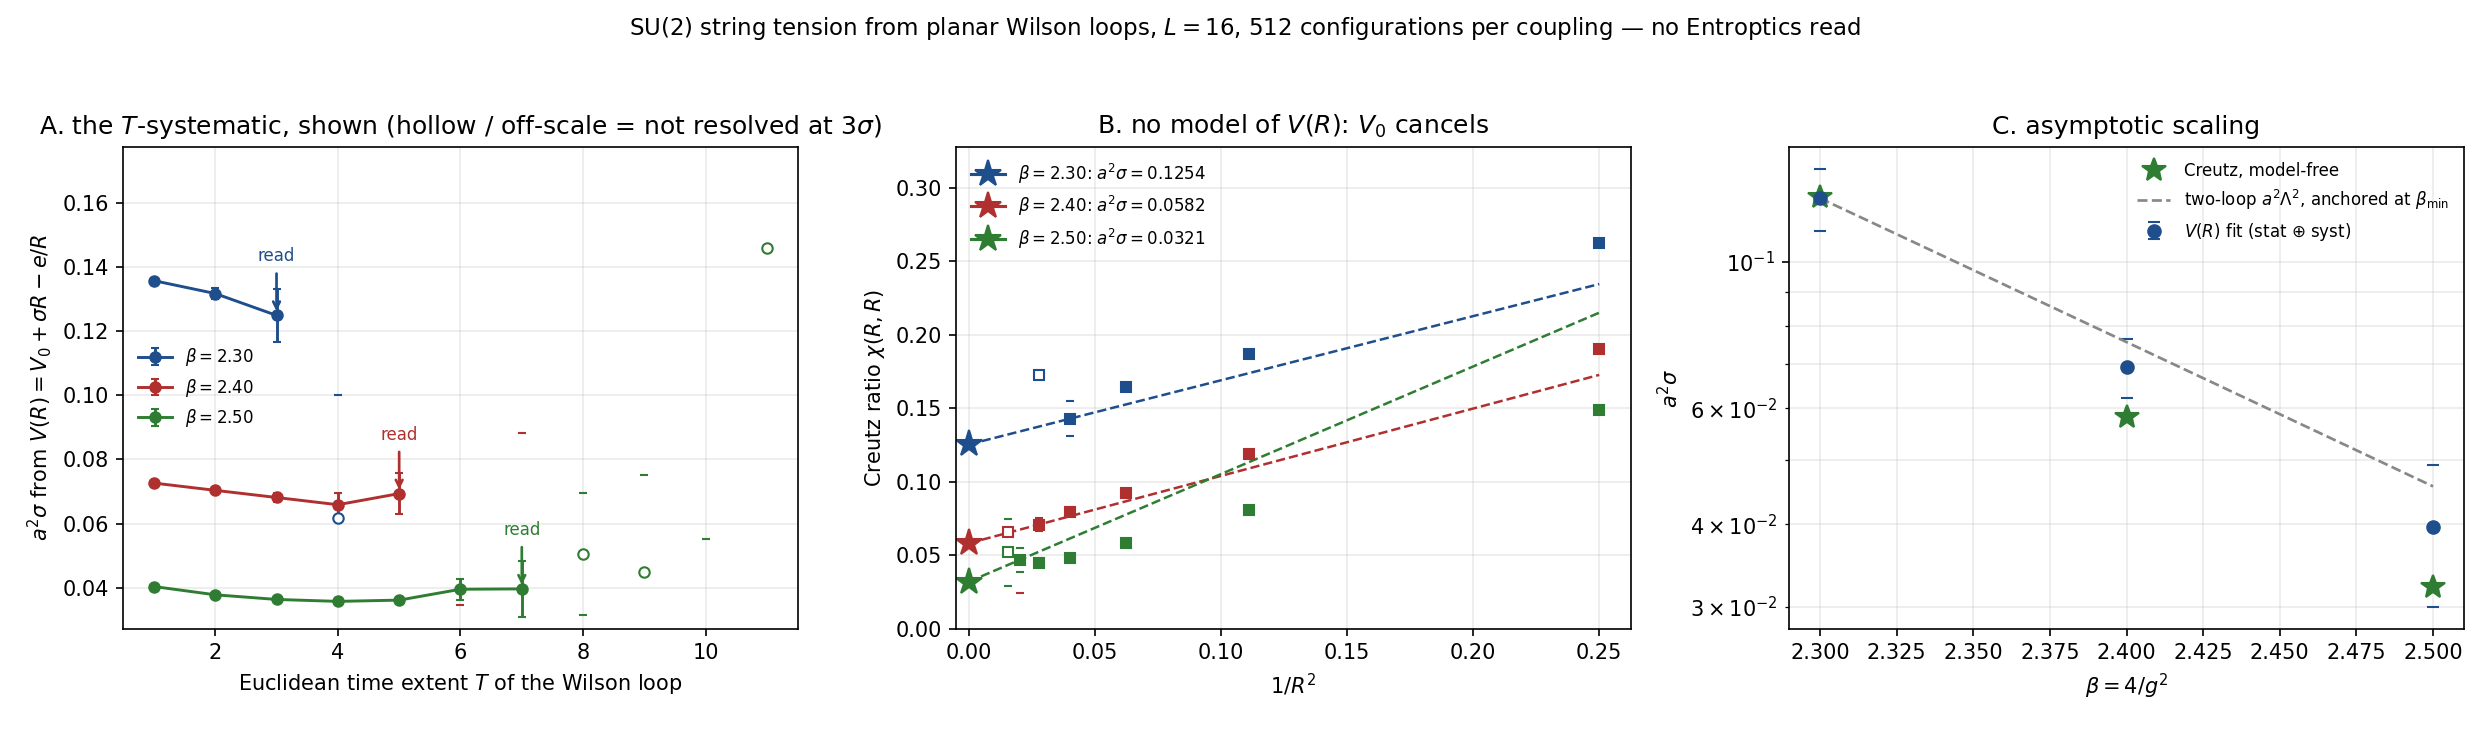

Write Python code to recreate this figure.
"""8.8 — the string tension by standard observables, drawn from the committed tables.

Three panels, because the tension is three claims, not one number:

  A  sigma(T) from the static potential. The T-dependence IS the excited-state systematic and is
     shown, not hidden: filled markers are the T resolved at 3 sigma, open markers the T where the
     Wilson-loop signal is exhausted, and the arrow marks the T the value is read at.
  B  The Creutz ratios chi(R,R) against 1/R^2 -- the route with NO model of V(R), since the static
     self-energy V0 cancels identically in the double difference. The dashed line is the
     one-parameter extrapolation chi = sigma + c/R^2; its intercept is an independent estimate of
     the same sigma, and it agrees with A.
  C  a^2 sigma against beta, with the two-loop lattice beta-function anchored at the lowest measured
     coupling -- a parameter-free SHAPE prediction that a physical tension must fall along.

Reads 8_8_dat_string_tension.csv and 8_8_dat_string_tension_curves.csv. Writes 8_8_fig_string_tension.png.
"""
import csv
import math
import os
import sys
sys.path.insert(0, os.path.normpath(os.path.join(os.path.dirname(os.path.abspath(__file__)), "..", "code")))
from lattice_scales import a_lambda   # one implementation of the two-loop a*Lambda_lat

import matplotlib
matplotlib.use("Agg")
import matplotlib.pyplot as plt

_HERE = os.path.dirname(os.path.abspath(__file__))
SUM = os.path.join(_HERE, "8_8_dat_string_tension.csv")
CUR = os.path.join(_HERE, "8_8_dat_string_tension_curves.csv")
OUT = os.path.join(_HERE, "8_8_fig_string_tension.png")
PALETTE = ["#1f4e8c", "#b03030", "#2e7d32", "#8c6d1f"]


def _rows(path):
    if not os.path.exists(path):
        raise SystemExit(f"{os.path.basename(path)} is missing -- run its owner first; this script "
                         f"draws committed data and measures nothing")
    with open(path, newline="") as fh:
        return list(csv.DictReader(fh))


def _f(v):
    return float(v) if v not in ("", None) else float("nan")




def main():
    summ, cur = _rows(SUM), _rows(CUR)
    betas = sorted({float(r["beta"]) for r in summ})
    colors = {b: PALETTE[i % len(PALETTE)] for i, b in enumerate(betas)}
    fig, (axA, axB, axC) = plt.subplots(1, 3, figsize=(16.6, 4.9))

    # ---- A: sigma(T), the excited-state systematic ----------------------------------------------
    keep = []
    for b in betas:
        pts = sorted((r for r in cur if r["kind"] == "sigma_T" and float(r["beta"]) == b),
                     key=lambda r: int(r["x"]))
        xs = [int(r["x"]) for r in pts]
        ys = [_f(r["value"]) for r in pts]
        es = [_f(r["err"]) for r in pts]
        use = [r["used"] == "1" for r in pts]
        c = colors[b]
        axA.errorbar([x for x, u in zip(xs, use) if u], [y for y, u in zip(ys, use) if u],
                     yerr=[e for e, u in zip(es, use) if u], marker="o", ms=5, lw=1.4,
                     color=c, capsize=2, label=rf"$\beta={b:.2f}$")
        axA.errorbar([x for x, u in zip(xs, use) if not u], [y for y, u in zip(ys, use) if not u],
                     yerr=[e for e, u in zip(es, use) if not u], marker="o", ms=5, lw=0,
                     mfc="white", color=c, capsize=2)
        row = next(r for r in summ if float(r["beta"]) == b)
        y0 = _f(row["a2sigma_potential"])
        axA.annotate("read", xy=(int(row["t_read"]), y0), xycoords="data",
                     xytext=(0, 26), textcoords="offset points", ha="center", fontsize=8, color=c,
                     arrowprops=dict(arrowstyle="->", color=c, lw=1.3))
        keep += [(y, e) for y, e, u in zip(ys, es, use) if u]
    axA.set_xlabel("Euclidean time extent $T$ of the Wilson loop")
    axA.set_ylabel(r"$a^2\sigma$ from $V(R)=V_0+\sigma R-e/R$")
    axA.set_title("A. the $T$-systematic, shown (hollow / off-scale = not resolved at $3\\sigma$)")
    # Scale to the RESOLVED points. The rejected T is an order of magnitude noisier (T=4 carries
    # +/-0.038 on 0.062); letting it set the range hides the structure the panel exists to show.
    # It stays plotted and runs off the axis, which is the honest picture of "not resolved".
    if keep:
        axA.set_ylim(min(y - e for y, e in keep) * 0.88, max(y + e for y, e in keep) * 1.30)
    axA.legend(fontsize=8, frameon=False)
    axA.grid(alpha=0.25)

    # ---- B: Creutz ratios, the model-free route -------------------------------------------------
    for b in betas:
        pts = sorted((r for r in cur if r["kind"] == "chi_RR" and float(r["beta"]) == b),
                     key=lambda r: int(r["x"]))
        c = colors[b]
        for r in pts:
            y, e = _f(r["value"]), _f(r["err"])
            if y != y:
                continue
            axB.errorbar([1.0 / int(r["x"]) ** 2], [y], yerr=[e], marker="s", ms=5, color=c,
                         capsize=2, mfc=c if r["used"] == "1" else "white", lw=0)
        row = next(r for r in summ if float(r["beta"]) == b)
        s0 = _f(row["a2sigma_creutz"])
        used = [int(r["x"]) for r in pts if r["used"] == "1"]
        if s0 == s0 and used:
            xmax = 1.0 / min(used) ** 2
            ylo = next(_f(r["value"]) for r in pts if int(r["x"]) == max(used))
            slope = (ylo - s0) / (1.0 / max(used) ** 2)
            axB.plot([0, xmax], [s0, s0 + slope * xmax], ls="--", lw=1.2, color=c)
            axB.plot([0], [s0], marker="*", ms=13, color=c,
                     label=rf"$\beta={b:.2f}$: $a^2\sigma={s0:.4f}$")
    axB.set_xlabel(r"$1/R^2$")
    axB.set_ylabel(r"Creutz ratio $\chi(R,R)$")
    axB.set_title("B. no model of $V(R)$: $V_0$ cancels")
    kb = [(_f(r["value"]), _f(r["err"])) for r in cur
          if r["kind"] == "chi_RR" and r["used"] == "1" and _f(r["value"]) == _f(r["value"])]
    if kb:                       # chi(7,7) = -0.61 +/- 1.08 would otherwise own the whole axis
        axB.set_ylim(min(0.0, min(y - e for y, e in kb) * 0.9), max(y + e for y, e in kb) * 1.25)
    axB.set_xlim(left=-0.005)
    axB.legend(fontsize=8, frameon=False)
    axB.grid(alpha=0.25)

    # ---- C: does it scale? ----------------------------------------------------------------------
    xs = [float(r["beta"]) for r in summ]
    ys = [_f(r["a2sigma_potential"]) for r in summ]
    es = [math.hypot(_f(r["a2sigma_err"]), _f(r["a2sigma_syst"])) for r in summ]
    axC.errorbar(xs, ys, yerr=es, marker="o", ms=6, lw=0, color="#1f4e8c", capsize=3,
                 label=r"$V(R)$ fit (stat $\oplus$ syst)")
    axC.plot(xs, [_f(r["a2sigma_creutz"]) for r in summ], marker="*", ms=12, lw=0,
             color="#2e7d32", label="Creutz, model-free")
    if len(xs) >= 2:
        b0 = min(xs)
        s0 = ys[xs.index(b0)]
        grid = [b0 + i * (max(xs) - b0) / 60.0 for i in range(61)]
        axC.plot(grid, [s0 * (a_lambda(b) / a_lambda(b0)) ** 2 for b in grid], ls="--", lw=1.3,
                 color="#888", label=r"two-loop $a^2\Lambda^2$, anchored at $\beta_{\min}$")
        axC.set_yscale("log")
    else:
        axC.text(0.5, 0.08, "one coupling: the scaling test needs $L=16$ links at further $\\beta$",
                 transform=axC.transAxes, ha="center", fontsize=8, color="#b03030")
    axC.set_xlabel(r"$\beta=4/g^2$")
    axC.set_ylabel(r"$a^2\sigma$")
    axC.set_title("C. asymptotic scaling")
    axC.legend(fontsize=8, frameon=False)
    axC.grid(alpha=0.25, which="both")

    L, n = summ[0]["L"], summ[0]["ncfg"]
    fig.suptitle(f"SU(2) string tension from planar Wilson loops, $L={L}$, {n} configurations per "
                 f"coupling — no Entroptics read", fontsize=11)
    fig.tight_layout(rect=(0, 0.01, 1, 0.95))
    fig.savefig(OUT, dpi=150)
    print("wrote", OUT)


if __name__ == "__main__":
    main()
